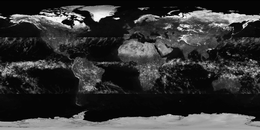
%> input picture Ex5/weather.tif, 260 x 130 px, shrunk from 2700 x 1349 before the run
$ octave --eval "color;"   (GNU Octave 9; MATLAB toolbox functions it lacks are replaced by stand-ins)
%> lines starting %> are read from the running program, lines starting %| are printed output that depends on the picture
function color()

close all;
clc

%filename ='bird.gif';
%filename ='squares.gif';
%filename ='circles.bmp';
filename ='weather.tif';
% [6 lines of commented-out code are left out]
I = imread(filename);
%> I is the input picture: size 130x260 uint8; min 0, max 255, mean 52.1
info = imfinfo(filename);

if(info.BitDepth == 1)
    I = 255 * uint8(I);
end

%To add more color, just add rows to the colorMap
%           R    G     B
colormap = [15   0  150;
            150 0 0;
            11 203 1;
            223 240 2];

%Lookup table to red component
lookupTable_red = zeros(256);
for i = 1:256
    if(i<26) lookupTable_red(i) = i;
    elseif(i<76) lookupTable_red(i) = i*2;
    elseif(i<141) lookupTable_red(i) = i;
    elseif(i<161) lookupTable_red(i) = i+8;
    else lookupTable_red(i) = i;
    end
end

%Lookup table to green component
lookupTable_green = zeros(256);
for i = 1:256
    if(i<26) lookupTable_green(i) = i;
    elseif(i<76) lookupTable_green(i) = i*2;
    elseif(i<141) lookupTable_green(i) = i*2;
    elseif(i<161) lookupTable_green(i) = i;
    else lookupTable_green(i) = 255;
    end
end

%Lookup table to blue component
lookupTable_blue = zeros(256);
for i = 1:256
    if(i<26) lookupTable_blue(i) = 255;
    elseif(i<76) lookupTable_blue(i) = i*2;
    elseif(i<141) lookupTable_blue(i) = i;
    elseif(i<161) lookupTable_blue(i) = i-10;
    else lookupTable_blue(i) = i;
    end
end

[number_of_colors,~] = size(colormap);

[rows, columns] = size(I);
%> rows = 130; columns = 260

resImage_slice = uint8(zeros(rows,columns,3));
resImage_rgbfunc = uint8(zeros(rows,columns,3));

for i = 1 : rows
    for j = 1 : columns
        idx = fix(double(I(i,j))/(256/number_of_colors))+1;
        [resImage_slice(i,j,1)] = colormap(idx,1);
        [resImage_slice(i,j,2)] = colormap(idx,2);
        [resImage_slice(i,j,3)] = colormap(idx,3);

        [resImage_rgbfunc(i,j,1)] = lookupTable_red(I(i,j)+1);
        [resImage_rgbfunc(i,j,2)] = lookupTable_green(I(i,j)+1);
        [resImage_rgbfunc(i,j,3)] = lookupTable_blue(I(i,j)+1);
    end
end
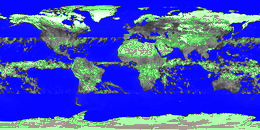
%> resImage_rgbfunc: size 130x260x3 uint8; mean R, G, B 63.5, 82.1, 192.1
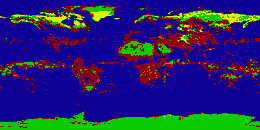
%> resImage_slice: size 130x260x3 uint8; mean R, G, B 37.8, 34.9, 103.9
%> `color;`:
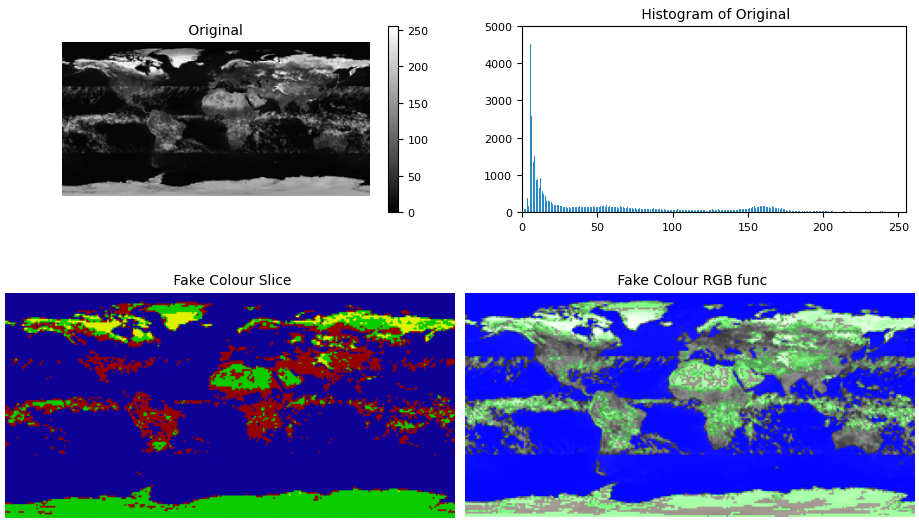
%> figure redrawn from the program's plot data, 4 panels

figure(1);
subplot(221); imshow(I); colorbar; title(' Original ' );
subplot(222); imhist(I); title(' Histogram of Original' );
subplot(223); imshow(resImage_slice); title(' Fake Colour Slice' );
subplot(224); imshow(resImage_rgbfunc); title(' Fake Colour RGB func' );
impixelinfo;

end

$ run again, with Ex5/circles.bmp saved as Ex5/weather.tif
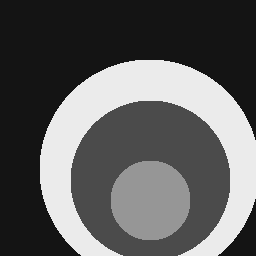
%> input picture Ex5/circles.bmp, 256 x 256 px
%> in color, I is the input picture: size 256x256 uint8; min 20, max 235, mean 94.2
%> after the loop in color, `for i = 1 : rows`:
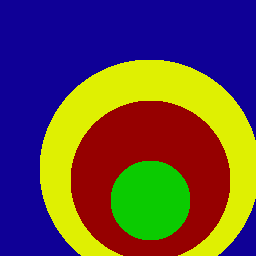
%> resImage_slice: size 256x256x3 uint8; mean R, G, B 95.4, 73.3, 68.9
%> `color;`:
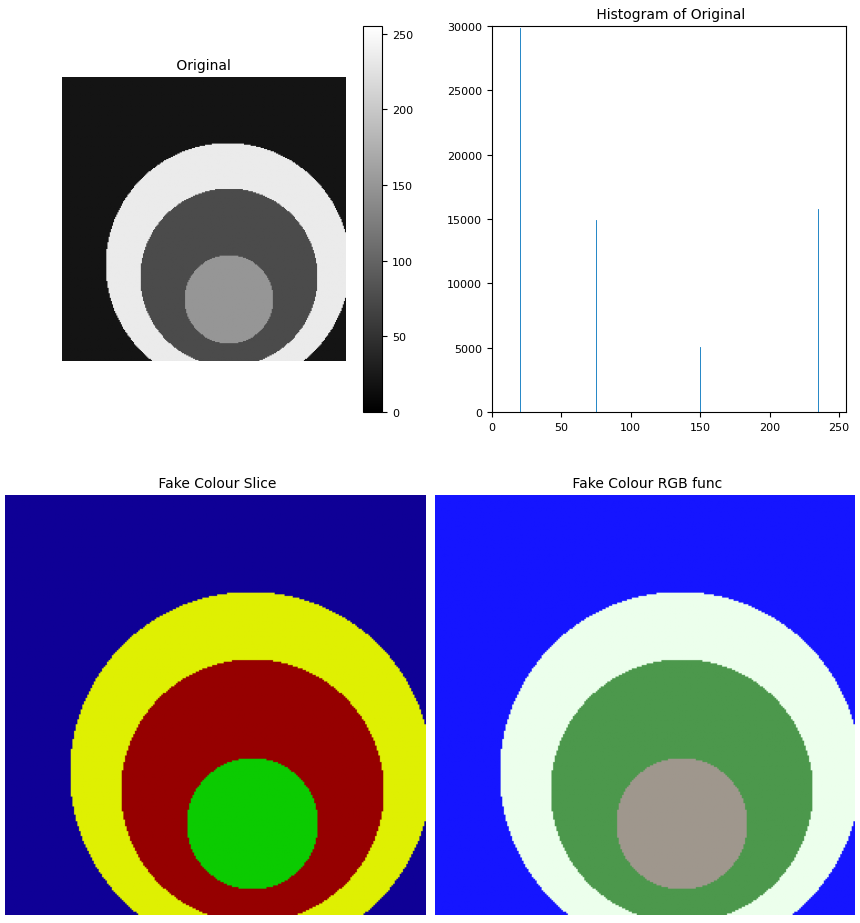
%> figure redrawn from the program's plot data, 4 panels
